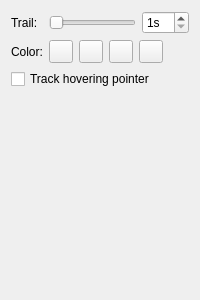
<?xml version="1.0" encoding="UTF-8"?>
<ui version="4.0">
 <class>LaserSettings</class>
 <widget class="QWidget" name="LaserSettings">
  <property name="geometry">
   <rect>
    <x>0</x>
    <y>0</y>
    <width>200</width>
    <height>300</height>
   </rect>
  </property>
  <layout class="QFormLayout" name="formLayout">
   <item row="0" column="0">
    <widget class="QLabel" name="label">
     <property name="text">
      <string>Trail:</string>
     </property>
    </widget>
   </item>
   <item row="0" column="1">
    <layout class="QHBoxLayout" name="horizontalLayout_2">
     <item>
      <widget class="QSlider" name="persistence">
       <property name="minimum">
        <number>1</number>
       </property>
       <property name="maximum">
        <number>15</number>
       </property>
       <property name="pageStep">
        <number>5</number>
       </property>
       <property name="tracking">
        <bool>false</bool>
       </property>
       <property name="orientation">
        <enum>Qt::Horizontal</enum>
       </property>
      </widget>
     </item>
     <item>
      <widget class="QSpinBox" name="spinBox">
       <property name="suffix">
        <string>s</string>
       </property>
       <property name="minimum">
        <number>1</number>
       </property>
       <property name="maximum">
        <number>15</number>
       </property>
      </widget>
     </item>
    </layout>
   </item>
   <item row="1" column="0">
    <widget class="QLabel" name="label_2">
     <property name="text">
      <string>Color:</string>
     </property>
    </widget>
   </item>
   <item row="1" column="1">
    <layout class="QHBoxLayout" name="horizontalLayout">
     <item>
      <widget class="ColorButton" name="color0">
       <property name="checkable">
        <bool>true</bool>
       </property>
       <property name="autoExclusive">
        <bool>true</bool>
       </property>
       <property name="autoRaise">
        <bool>false</bool>
       </property>
       <property name="locked">
        <bool>true</bool>
       </property>
      </widget>
     </item>
     <item>
      <widget class="ColorButton" name="color1">
       <property name="checkable">
        <bool>true</bool>
       </property>
       <property name="autoExclusive">
        <bool>true</bool>
       </property>
       <property name="color">
        <color>
         <red>255</red>
         <green>0</green>
         <blue>0</blue>
        </color>
       </property>
       <property name="locked">
        <bool>true</bool>
       </property>
      </widget>
     </item>
     <item>
      <widget class="ColorButton" name="color2">
       <property name="checkable">
        <bool>true</bool>
       </property>
       <property name="autoExclusive">
        <bool>true</bool>
       </property>
       <property name="color">
        <color>
         <red>0</red>
         <green>255</green>
         <blue>0</blue>
        </color>
       </property>
       <property name="locked">
        <bool>true</bool>
       </property>
      </widget>
     </item>
     <item>
      <widget class="ColorButton" name="color3">
       <property name="checkable">
        <bool>true</bool>
       </property>
       <property name="autoExclusive">
        <bool>true</bool>
       </property>
       <property name="color">
        <color>
         <red>0</red>
         <green>0</green>
         <blue>255</blue>
        </color>
       </property>
       <property name="locked">
        <bool>true</bool>
       </property>
      </widget>
     </item>
    </layout>
   </item>
   <item row="2" column="0" colspan="2">
    <widget class="QCheckBox" name="trackpointer">
     <property name="text">
      <string>Track hovering pointer</string>
     </property>
    </widget>
   </item>
  </layout>
 </widget>
 <customwidgets>
  <customwidget>
   <class>ColorButton</class>
   <extends>QToolButton</extends>
   <header>widgets/colorbutton.h</header>
  </customwidget>
 </customwidgets>
 <resources/>
 <connections>
  <connection>
   <sender>persistence</sender>
   <signal>valueChanged(int)</signal>
   <receiver>spinBox</receiver>
   <slot>setValue(int)</slot>
   <hints>
    <hint type="sourcelabel">
     <x>90</x>
     <y>19</y>
    </hint>
    <hint type="destinationlabel">
     <x>168</x>
     <y>20</y>
    </hint>
   </hints>
  </connection>
  <connection>
   <sender>spinBox</sender>
   <signal>valueChanged(int)</signal>
   <receiver>persistence</receiver>
   <slot>setValue(int)</slot>
   <hints>
    <hint type="sourcelabel">
     <x>151</x>
     <y>19</y>
    </hint>
    <hint type="destinationlabel">
     <x>97</x>
     <y>18</y>
    </hint>
   </hints>
  </connection>
 </connections>
</ui>
